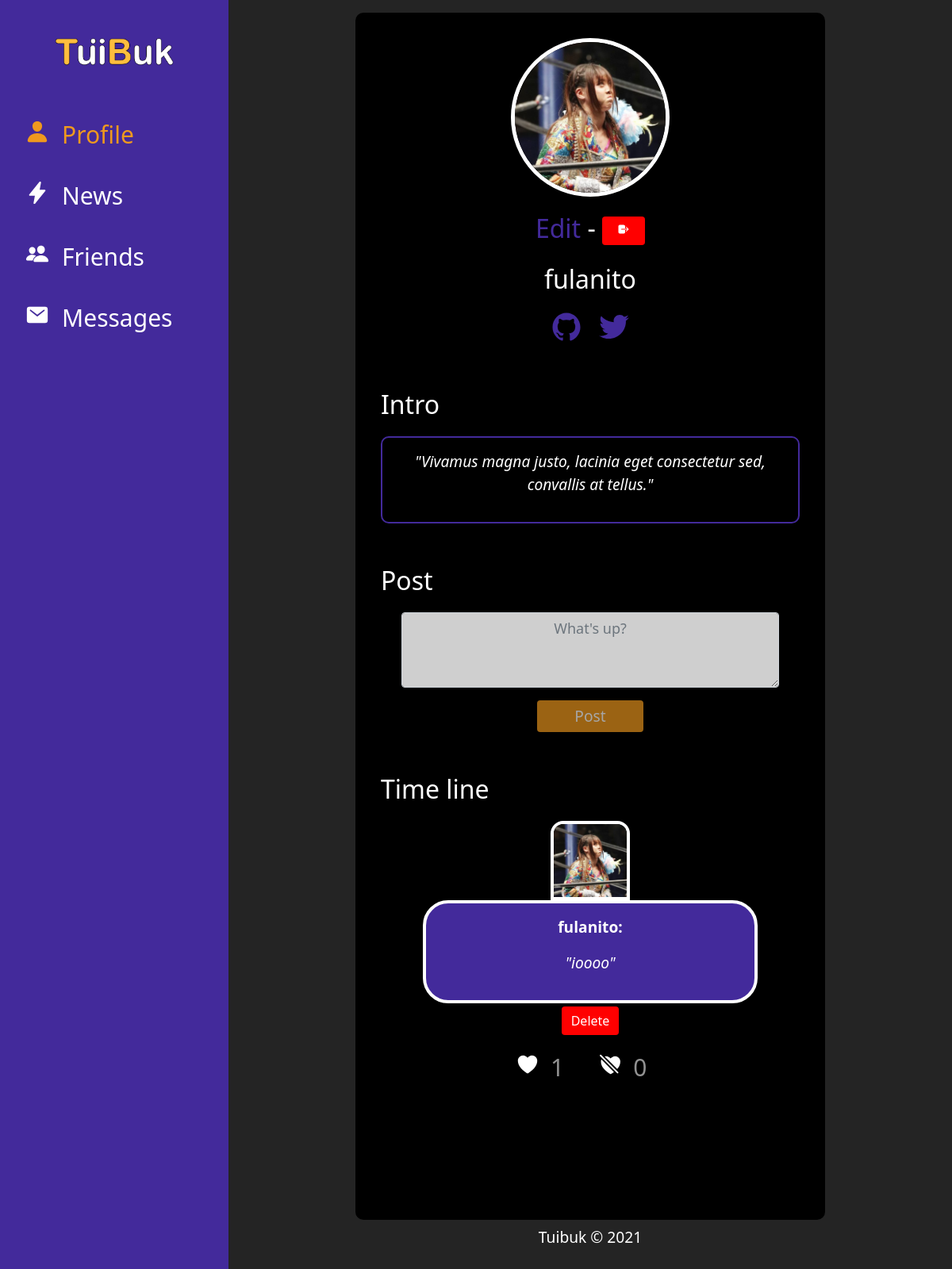
Screenshot of / (signed in) with the database file from the repository.
### registration/models.py (models this page shows, shortened)
class Profile(models.Model):
    user_name = models.OneToOneField(User, on_delete=models.CASCADE)
    friend_user_code = models.CharField(max_length=15, unique=True, blank=True)
    img_profile = models.ImageField(upload_to = 'profiles', null=True, blank=True)
    intro = models.TextField(null=True, blank=True)
    birthday = models.DateField(null=True, blank=True, default=datetime.date.today)
    nationality = models.CharField(max_length=100, blank=True)
    sn_github = models.CharField(max_length=100, null=True, blank=True)
    sn_twitter = models.CharField(max_length=100, null=True, blank=True)
    sn_youtube = models.CharField(max_length=100, null=True, blank=True)
    friends = models.ManyToManyField(User, related_name='friends', blank=True)

### posts/models.py (models this page shows, shortened)
class PostUser(models.Model):
    owner = models.ForeignKey(User, on_delete=models.CASCADE, null=True)
    post_user = models.TextField()
    date_post = models.DateTimeField(auto_now_add=True)
    like_post = models.ManyToManyField(User, related_name='likes', blank=True)
    dislike_post = models.ManyToManyField(User, related_name='dislikes', blank=True)
    def total_likes(self):
        return self.like_post.count()
    def total_dislikes(self):
        return self.dislike_post.count()
    class Meta:
        verbose_name = 'Post'
        verbose_name_plural = 'Posts'
        ordering = ['-date_post']

### core/views.py (the view)
# urls.py: path('', CreatePost.as_view(), name='profile'),
class CreatePost(ListView):
    model = PostUser
    template_name = 'core/profile.html'
    def get_context_data(self, *args, **kwargs):
        context = super(CreatePost, self).get_context_data(**kwargs)
        context['posts'] = PostUser.objects.filter(owner=self.request.user)
        return context

### core/templates/core/profile.html (shortened to what this page needs)
{% extends 'base.html' %}
{% block content %}
{% load static %}
<div class="container-img-profile mx-auto">
    {% if request.user.profile.img_profile %}
        <img class="img-profile" src="{{request.user.profile.img_profile.url}}" alt="">
    {% else %}
        <img class="img-profile" src="{% static 'img/profile-default.jpg'  %}" alt="">
    {% endif %}
</div>
<div class="label-name-profile text-center mt-3"><a href="{% url 'profile' %}" class="edit-profile">Edit</a> - <a class="btn btn-danger" href="{% url 'logout' %}"  data-toggle="modal" data-target="#modal-logout"><ion-icon class="icon-logout" name="log-out"></ion-icon></a></div>
<div class="label-name-profile text-center mt-3"><p>{{request.user.profile.user_name}}</p></div>
<div class="text-center">
    <div class="social-media-profile">
        {% if request.user.profile.sn_github %}
            <a href="{{request.user.profile.sn_github}}" class="social-link-profile github" target="_blank"><ion-icon class="social-icon-profile mx-1 mx-md-2" name="logo-github"></ion-icon></a>
        {% endif %}
        {% if request.user.profile.sn_twitter %}
            <a href="{{request.user.profile.sn_twitter}}" class="social-link-profile twitter" target="_blank"><ion-icon class="social-icon-profile mx-1 mx-md-2" name="logo-twitter"></ion-icon></a>
        {% endif %}
    </div>
</div>
<div class="label-profile text-left mt-5"><p>Intro</p></div>
<div class="section-profile text-center">
    {% if request.user.profile.intro %}
        <p class="p-info-profile">"{{request.user.profile.intro}}"</p>
    {% else %}
        <p class="p-info-profile-default">Nothing</p>
    {% endif %}
</div>
<div class="label-profile text-left mt-5"><p>Post</p></div>
    <div>
        <form action="{% url 'post:create'  %}" method="GET">
            <div class="form-group text-center">
                <textarea id="text-post" class='form-control' rows="3" placeholder="What's up?" name="post"></textarea>
                <button id="send" type="submit" class="btn btn-success mt-3" disabled>Post</button>
            </div>
        </form>
    </div>
<div class="label-profile text-left mt-5"><p>Time line</p></div>
<div class="time-line-profile">
    {% if posts %}
        {% for element in posts %}
            <div class="content-target-profile">
                <div >
                    <div class="content-img-target-profile mx-auto">
                        {% if request.user.profile.img_profile %}
                            <img class="img-target-profile" src="{{request.user.profile.img_profile.url}}" alt="">
                        {% else %}
                            <img class="img-target-profile" src="{% static 'img/profile-default.jpg' %}" alt="">
                        {% endif %}
                    </div>
                </div>
                <div class="content-p-target-profile mx-auto">
                    <p class="p-name-target-profile">{{element.owner}}: </p>
                    <p class="p-target-profile">"{{element.post_user}}"</p>
                </div>
                <div class="text-center mt-1">
                    <a onclick="return abrir_modal('{% url 'post:delete' element.id 'profile' %}')" class="btn btn-danger" href="#">Delete</a>
                </div>
                <div class="like-dislike-container text-center mt-2">
                    <button class="btn-like-dislike {% if request.user in element.like_post.all %}like_active{% endif %}" id="likebtn_{{element.owner}}_{{element.id}}">
                        <ion-icon name="heart"></ion-icon>
                    </button>
                    <input class="input-like-dislike" type="number" name="" id="input_like_{{element.owner}}_{{element.id}}" value="{{element.total_likes}}" readonly>
                    <button class="btn-like-dislike {% if request.user in element.dislike_post.all %}dislike_active{% endif %}" id="dislikebtn_{{element.owner}}_{{element.id}}">
                        <ion-icon name="heart-dislike"></ion-icon>
                    </button>
                    <input class="input-like-dislike" type="number" name="" id="input_dislike_{{element.owner}}_{{element.id}}" value="{{element.total_dislikes}}" readonly>
                </div>
            </div>
        {% endfor %}
    {% else %}
        <div class="text-center">
            <p class="p-no-posts">No posts yet</p>
        </div>
    {% endif %}
</div>
{% endblock %}

### static/css/styles.css (style rules this page uses)
:root { --primary: #432a9b; --secondary: #ef991e; --secondary-dark: #a76c1a; --light: #fff; --grey: #b1b1b1; }
body { overflow: hidden; font-weight: 300; height: 100vh; }
.container-img-profile { height: 200px; width: 200px; }
.img-profile { height: 100%; width: 100%; border-radius: 50%; border: 5px solid #fff; }
.label-profile { font-size: 2em; color: var(--light); }
.label-name-profile { font-size: 2em; color: var(--light); }
.icon-logout { width: 30px !important; }
.section-profile { margin: 0; color: var(--light); padding: 1em; border-radius: 10px; border: 2px solid var(--primary); }
.p-info-profile { text-align: center; font-style: oblique; font-size: 1.2em; word-wrap: break-word; }
.social-media-profile { width: 100%; }
.social-link-profile { color: var(--primary); transition: .2s; }
.edit-profile { text-decoration: none; color: var(--primary); transition: .2s; }
.social-icon-profile { font-size: 2.5em; }
.btn-success { font-size: 1.2em !important; width: 7em; background-color: var(--secondary) !important; border: none !important; transition: .1s !important; }
.content-target-profile { margin-bottom: 7em; }
.content-img-target-profile { height: 100px; width: 100px; }
.img-target-profile { height: 100%; width: 100%; border: 4px solid var(--light); border-radius: 1em 1em 0 0; }
.content-p-target-profile { padding: 1em; width: 80%; background-color: var(--primary); border-radius: 2em; border: 4px solid var(--light); }
.p-name-target-profile { text-align: center; color: var(--light); font-weight: bold; font-size: 1.2em; }
.p-target-profile { text-align: center; color: var(--light); font-style: italic; font-size: 1.2em; }
.btn-like-dislike { color: #fff; background: none; border: none; font-size: 30px; padding: 0 8px; margin: 10px 0; transition: .2s; }
.input-like-dislike { width: 50px; border: none; background: none; color: #919191; font-size: 30px; margin: 0px; pointer-events: none; }
.btn-danger { background-color: red !important; transition: .1s !important; }
.form-control { background-color: #cfcfcf !important; width: 90% !important; margin: auto !important; font-size: 18px !important; text-align: center; }
.btn-danger { border: none !important; transition: .1s !important; }

### rows the page displays
PostUser: user.profile.img_profile (picture), owner "fulanito", post_user "ioooo", total_likes "1", total_dislikes "0"

### other values shown
{{ request.user.profile.user_name }} "fulanito"
{{ request.user.profile.intro }} "Vivamus magna justo, lacinia eget consectetur sed, convallis at tellus."
